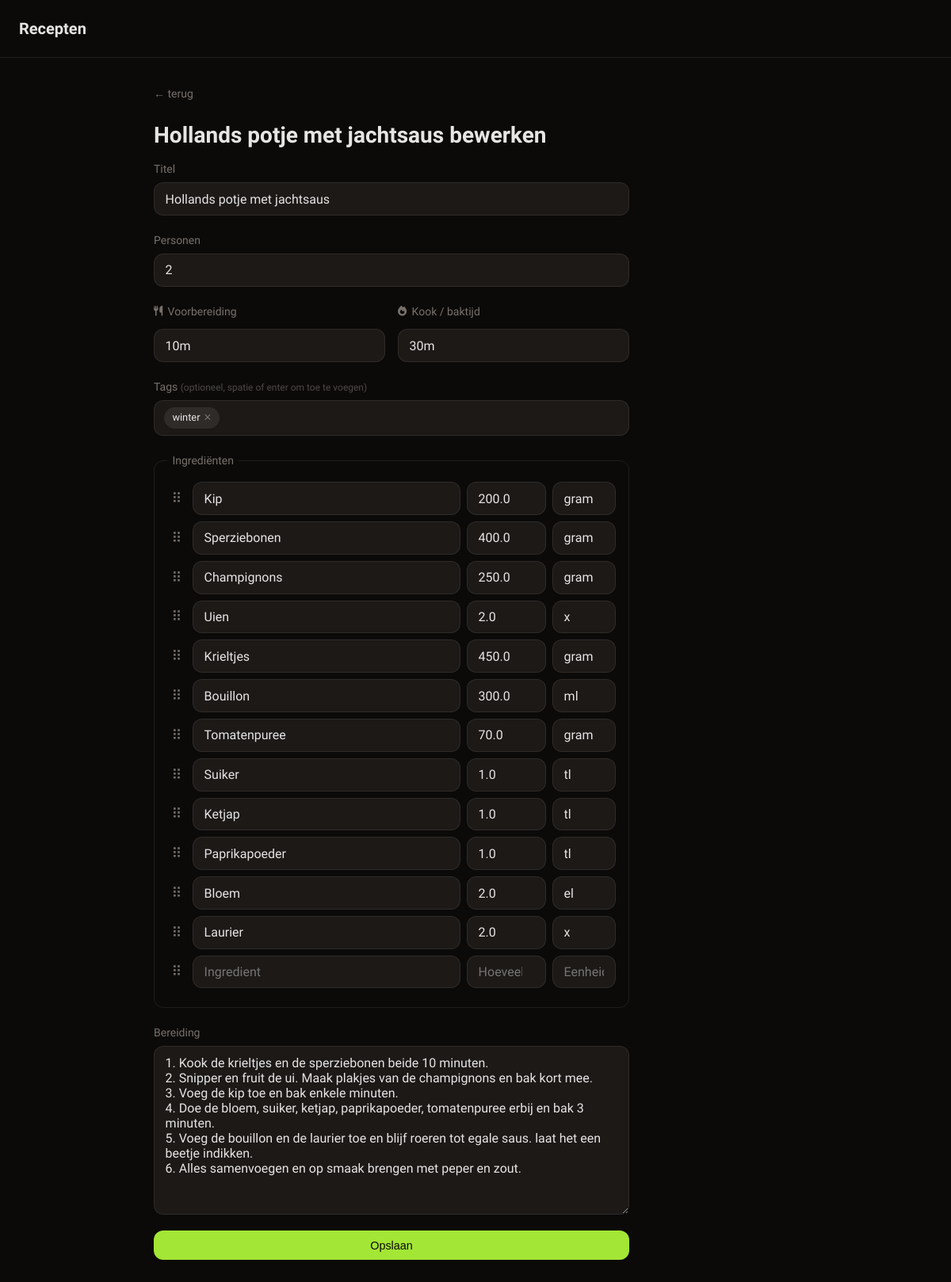
The page /recipes/6/edit on the database its author committed.
### tables this page shows
CREATE TABLE recipe (
            id INTEGER PRIMARY KEY AUTOINCREMENT,
            title TEXT NOT NULL,
            steps TEXT NOT NULL DEFAULT '',
            servings INTEGER NOT NULL DEFAULT 2,
            updated_at TIMESTAMP DEFAULT CURRENT_TIMESTAMP
        , cook_time TEXT, tags TEXT, prep_time TEXT);

CREATE TABLE ingredient (
            id INTEGER PRIMARY KEY AUTOINCREMENT,
            recipe_id INTEGER NOT NULL REFERENCES recipe(id) ON DELETE CASCADE,
            item TEXT NOT NULL,
            amount REAL,
            unit TEXT
        , sort_order INTEGER NOT NULL DEFAULT 0);

### app.py (the view)
@app.route("/recipes/<int:id>/edit", methods=["GET", "POST"])
def edit_recipe(id):
    db = get_db()
    recipe = db.execute("SELECT * FROM recipe WHERE id = ?", [id]).fetchone()
    if not recipe:
        return "Recept niet gevonden", 404
    if request.method == "POST":
        return _save_recipe(id)
    ingredients = db.execute("SELECT * FROM ingredient WHERE recipe_id = ? ORDER BY sort_order", [id]).fetchall()
    return render_template("edit.html", recipe=recipe, ingredients=ingredients)

### app.py (called while the page is built)
def get_db():
    if "db" not in g:
        g.db = sqlite3.connect(DATABASE)
        g.db.row_factory = sqlite3.Row
        g.db.execute("PRAGMA foreign_keys = ON")
    return g.db

### templates/edit.html (shortened to what this page needs)
{% extends "base.html" %}
{% block content %}
<a href="{% if recipe %}/recipes/{{ recipe.id }}{% else %}/{% endif %}" class="back">← terug</a>
<h1>{% if recipe %}{{ recipe.title }} bewerken{% else %}Nieuw recept{% endif %}</h1>
<form method="POST" class="recipe-form" {% if recipe %}data-recipe-id="{{ recipe.id }}"{% endif %}>
  <label>
    Titel
    <input name="title" value="{{ recipe.title if recipe else '' }}" required>
  </label>
  <label>
    Personen
    <input name="servings" type="number" min="1" value="{{ recipe.servings if recipe else 2 }}">
  </label>
  <div class="time-fields">
    <label>
      <span class="time-label"><i class="fa-solid fa-utensils"></i> Voorbereiding</span>
      <input name="prep_time" placeholder="bijv. 15 min" value="{{ recipe.prep_time if recipe and recipe.prep_time else '' }}">
    </label>
    <label>
      <span class="time-label"><i class="fa-solid fa-fire"></i> Kook / baktijd</span>
      <input name="cook_time" placeholder="bijv. 30 min" value="{{ recipe.cook_time if recipe and recipe.cook_time else '' }}">
    </label>
  </div>
  <div class="form-group">
    <span class="form-label">Tags <span class="label-optional">(optioneel, spatie of enter om toe te voegen)</span></span>
    <div id="tag-input-box" class="tag-input-box">
      {% if recipe and recipe.tags %}
        {% for tag in recipe.tags.split(',') %}
          {% set t = tag.strip() %}
          {% if t %}
          <span class="tag-pill">{{ t }}<button type="button" class="tag-remove" data-tag="{{ t }}">×</button></span>
          {% endif %}
        {% endfor %}
      {% endif %}
      <input id="tag-text" type="text" placeholder="{% if not recipe or not recipe.tags %}bijv. pasta, soep…{% endif %}" autocomplete="off">
    </div>
  </div>
  <fieldset>
    <legend>Ingrediënten</legend>
    <div id="ingredient-list">
      {% for ing in ingredients %}
      <div class="ingredient-row" draggable="true">
        <span class="drag-handle">⠿</span>
        <input name="item_{{ loop.index0 }}" placeholder="Ingredient" value="{{ ing.item }}">
        <input name="amount_{{ loop.index0 }}" placeholder="Hoeveelheid" type="number" step="any" value="{{ ing.amount if ing.amount is not none else '' }}" class="amount-field">
        <input name="unit_{{ loop.index0 }}" placeholder="Eenheid" value="{{ ing.unit if ing.unit else '' }}" class="unit-field">
      </div>
      {% endfor %}
      <div class="ingredient-row" draggable="true">
        <span class="drag-handle">⠿</span>
        <input name="item_{{ ingredients|length }}" placeholder="Ingredient">
        <input name="amount_{{ ingredients|length }}" placeholder="Hoeveelheid" type="number" step="any" class="amount-field">
        <input name="unit_{{ ingredients|length }}" placeholder="Eenheid" class="unit-field">
      </div>
    </div>
  </fieldset>
  <label>
    Bereiding
    <textarea name="steps" rows="10">{{ recipe.steps if recipe else '' }}</textarea>
  </label>
  <button type="submit" class="btn btn-primary">Opslaan</button>
</form>
{% endblock %}

### static/css/style.css (style rules this page uses)
*, *::before, *::after { box-sizing: border-box; margin: 0; padding: 0; }
:root { --bg: #0c0a09; --surface: #1c1917; --border: rgba(255,255,255,0.08); --text: #e7e5e4; --muted: #78716c; --accent: #a3e635; --accent-fg: #0c0a09; --danger: #dc2626; --radius: 12px; --panel-width: min(420px, 90vw); }
body { background: var(--bg); color: var(--text); font-family: "Lexend", sans-serif; font-size: 1rem; line-height: 1.6; min-height: 100vh; }
h1 { font-size: 1.75rem; font-weight: 700; margin-bottom: 0.5rem; }
.back { display: inline-block; color: var(--muted); text-decoration: none; font-size: 0.875rem; margin-bottom: 1.25rem; }
.time-fields { display: grid; grid-template-columns: 1fr 1fr; gap: 1rem; }
.time-label { display: flex; align-items: center; gap: 0.4rem; font-size: 0.875rem; color: var(--muted); margin-bottom: 0.35rem; }
.time-label i { color: var(--muted); }
.time-fields label { display: flex; flex-direction: column; gap: 0.35rem; }
.time-label { font-size: 0.875rem; color: var(--muted); display: flex; align-items: center; gap: 0.4rem; }
.time-label i { font-size: 0.8rem; }
.btn { display: inline-block; padding: 0.6rem 1.2rem; border-radius: var(--radius); font-size: 0.9rem; font-weight: 500; cursor: pointer; text-decoration: none; border: 1px solid var(--border); background: var(--surface); color: var(--text); }
.btn-primary { background: var(--accent); color: var(--accent-fg); border-color: transparent; }
.recipe-form { display: flex; flex-direction: column; gap: 1.25rem; max-width: 600px; }
.recipe-form label { display: flex; flex-direction: column; gap: 0.35rem; font-size: 0.875rem; color: var(--muted); }
.label-optional { font-size: 0.75rem; color: var(--muted); opacity: 0.6; }
.recipe-form input, .recipe-form textarea { background: var(--surface); border: 1px solid var(--border); border-radius: var(--radius); color: var(--text); font-family: inherit; font-size: 1rem; padding: 0.65rem 0.85rem; width: 100%; }
.recipe-form textarea { resize: vertical; }
fieldset { border: 1px solid var(--border); border-radius: var(--radius); padding: 1rem; }
legend { font-size: 0.875rem; color: var(--muted); padding: 0 0.4rem; }
.ingredient-row { display: grid; grid-template-columns: 1fr 100px 80px; gap: 0.5rem; margin-bottom: 0.5rem; }
.ingredient-row[draggable] { grid-template-columns: 24px 1fr 100px 80px; cursor: default; }
.drag-handle { color: var(--muted); cursor: grab; display: flex; align-items: center; justify-content: center; font-size: 1.1rem; user-select: none; }
.form-group { display: flex; flex-direction: column; gap: 0.35rem; }
.form-label { font-size: 0.875rem; color: var(--muted); }
.tag-input-box { display: flex; flex-wrap: wrap; gap: 0.4rem; align-items: center; background: var(--surface); border: 1px solid var(--border); border-radius: var(--radius); padding: 0.5rem 0.75rem; cursor: text; min-height: 2.75rem; }
.tag-input-box input { background: none; border: none; color: var(--text); font-family: inherit; font-size: 1rem; outline: none; padding: 0; min-width: 120px; flex: 1; }
.tag-pill { display: inline-flex; align-items: center; gap: 0.3rem; background: var(--border); border-radius: 999px; padding: 0.2rem 0.65rem; font-size: 0.8rem; color: var(--text); white-space: nowrap; }
.tag-remove { background: none; border: none; color: var(--muted); cursor: pointer; font-size: 1rem; line-height: 1; padding: 0; }

### rows shown on the page
recipe: title "Hollands potje met jachtsaus", servings "2", prep_time "10m", cook_time "30m", tags "winter", steps "1. Kook de krieltjes en de sperziebonen beide 10 minuten. 2. Snipper en fruit de ui. Maak plakjes van de champignons en bak kort mee. 3. Voeg de kip toe en bak enkele minuten. 4. Doe de bloem, suiker, ketjap, paprikapoeder, tomatenpuree erbij en bak 3 minuten. 5. Voeg de bouillon en de laurier toe en blijf roeren tot egale saus. laat het een beetje indikken. 6. Alles samenvoegen en op smaak brengen met peper en zout."
ingredient: item "Kip", amount "200.0", unit "gram"
ingredient: item "Sperziebonen", amount "400.0", unit "gram"
ingredient: item "Champignons", amount "250.0", unit "gram"
ingredient: item "Uien", amount "2.0", unit "x"
ingredient: item "Krieltjes", amount "450.0", unit "gram"
ingredient: item "Bouillon", amount "300.0", unit "ml"
ingredient: item "Tomatenpuree", amount "70.0", unit "gram"
ingredient: item "Suiker", amount "1.0", unit "tl"
ingredient: item "Ketjap", amount "1.0", unit "tl"
ingredient: item "Paprikapoeder", amount "1.0", unit "tl"
ingredient: item "Bloem", amount "2.0", unit "el"
ingredient: item "Laurier", amount "2.0", unit "x"
